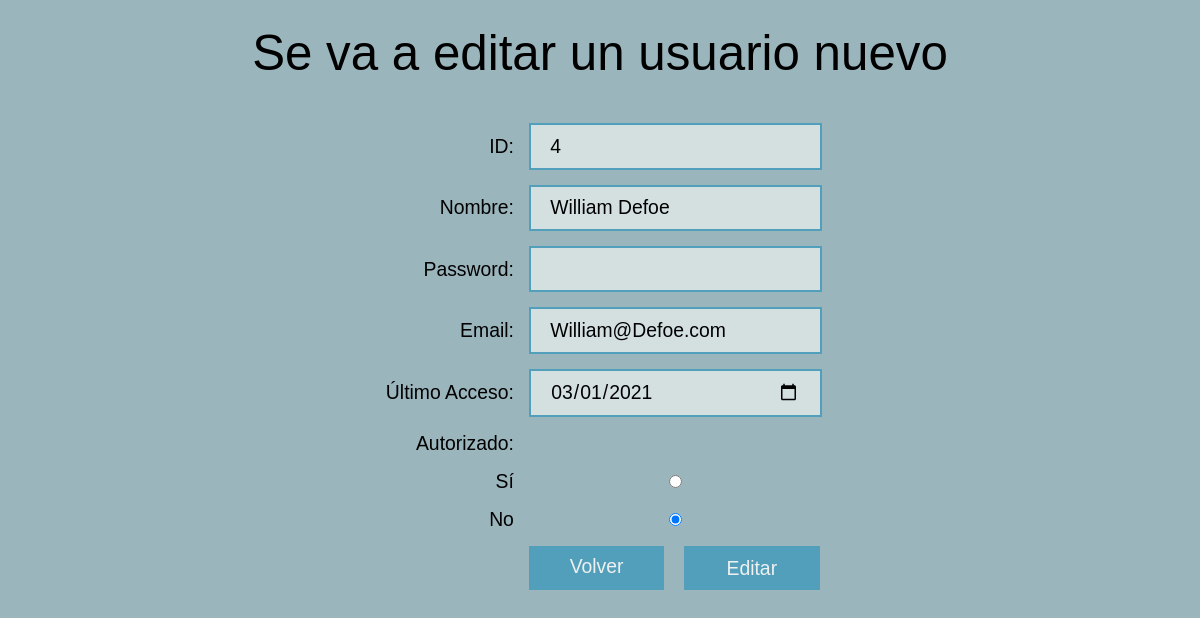
Screenshot of /formUsuarios.php?editar=4 (signed in) with the database file from the repository.
### tables this page shows
CREATE TABLE `user` (
  `UserID` int(11) NOT NULL,
  `BirthDate` date DEFAULT NULL,
  `Email` varchar(100) NOT NULL,
  `Address` varchar(100) DEFAULT NULL,
  `PostalCode` varchar(5) DEFAULT NULL,
  `Password` varchar(50) NOT NULL,
  `City` varchar(50) DEFAULT NULL,
  `State` varchar(50) DEFAULT NULL,
  `FullName` varchar(50) NOT NULL,
  `LastAccess` date DEFAULT NULL,
  `Enabled` int(11) NOT NULL
);

### baseDatos.php (called while the page is built, shortened)
<?php
    Class Connection{
        public function __construct(){
            try{
                $this->conn_db = new PDO('mysql:host='.DB_HOST.'; dbname='.DB_NAME.'', DB_USER, DB_PASS);
                $this->conn_db->setAttribute(PDO::ATTR_ERRMODE, PDO::ERRMODE_EXCEPTION);
                return $this->conn_db;
            }catch(Exception $e){
                echo "Error: " . $e->getLine();
            }
        }
    }
    class Users extends Connection{
        public function getUsuarios($user_id){
            $sql = "SELECT UserID, FullName, Password, Email, LastAccess, Enabled
                    FROM user
                    WHERE UserID =?";
            $stmt=$this->conn_db->prepare($sql);
            $stmt->execute([$user_id]);
            $row=$stmt->fetch(PDO::FETCH_ASSOC);
            if ($row>0){
                return $row;
            } else {
                echo "<div class='feedback'><p>Error al obtener usuario.</p></div>";
            }
        }
    }
?>

### formUsuarios.php (the view, shortened to what this page needs)
<!DOCTYPE html>
<html lang="es">
<head>
    <link rel="stylesheet" type="text/css" href="css/estilos.css">
</head>
<body>
    <?php
        include "baseDatos.php";
        $users = new Users();
    ?>
    <section class="center">
        <?php
            if(isset($_GET['editar'])){
                $user_id = $_GET['editar'];
                $usuarios = $users->getUsuarios($user_id);
                echo "<h2>Se va a editar un usuario nuevo</h2><br>";
            }elseif(isset($_GET['borrar'])){
                $user_id = $_GET['borrar'];
                $usuarios = $users->getUsuarios($user_id);
                echo "<h2>Se va a borrar un usuario nuevo</h2><br>";
            }
        ?>
    <?php
            if(isset($_POST['anadir'])){
                $users->crearUsuario($id, $nombre, $pass, $email, $acceso, $enabled);
            }elseif(isset($_POST['editar'])){
                $users->editarUsuario($id, $nombre, $pass, $email, $acceso, $enabled);
            }elseif(isset($_POST['borrar'])){
                $users->borrarUsuario($id);
            }else{?>
                <form action="formUsuarios.php" method="POST">
                    <label for="id">ID: </label>
                    <input type="number" name="id" id="id" value=<?php echo $usuarios['UserID'];?>>
                    <label for="name">Nombre: </label>
                    <input type="text" name="name" id="name" value="<?php echo $usuarios['FullName'];?>">
                    <label for="pass">Password: </label>
                    <input type="password" name="pass" id="pass" value=<?php echo $usuarios['Password'];?>>
                    <label for="email">Email: </label>
                    <input type="email" name="email" id="email" value=<?php echo $usuarios['Email'];?>>
                    <label for="email">Último Acceso: </label>
                    <input type="date" name="access" id="access" value=<?php echo $usuarios['LastAccess'];?>>
                    <label for="enabled">Autorizado: </label><br>
                    <label for="enabled">Sí</label>
                    <input type="radio" name="enabled" id="enabled" value="1" <?php if ($usuarios['Enabled']=='1') echo 'checked';?>>
                    <label for="enabled">No</label>
                    <input type="radio" name="enabled" id="enabled" value="0" <?php if ($usuarios['Enabled']=='0') echo 'checked';?>>
                    <?php
                        if (isset($_GET['editar'])){
                            echo "<a class='btn-rtn' href='usuarios.php'>Volver</a>
                            <button class='btn-form' input type='submit' name='editar' value='Editar'>Editar</button>";
                        }else if(isset($_GET['borrar'])){
                            echo "<a class='btn-rtn' href='usuarios.php'>Volver</a>
                            <button class='btn-form' input type='submit' name='borrar' value='Borrar'>Borrar</button>";
                        }else{
                            echo "<a class='btn-rtn' href='usuarios.php'>Volver</a>
                            <button class='btn-form' input type='submit' name='anadir' value='Añadir'>Añadir</button>";
                        }
                    ?>
                </form>
        <?php
            }
        ?>
</section>
</body>
</html>

### css/estilos.css (style rules this page uses)
:root { --dark: #529fbb; --med: #9bb5bd; --light: #d4e0e0; --text-dark: #185f8a; --text-light: #eff0f0; }
* { margin: 0; padding: 0; font-size: 1.1rem; font-weight: 100; vertical-align: baseline; font-family: Arial, sans-serif; color: var(--text-darkdark); box-sizing: border-box; border-style: none; text-decoration: none; }
h2 { font-size: 2.8rem; margin-top: 2%; margin-bottom: 2%; }
body { background-color: var(--med); margin: 2% 10%; }
form { display:grid; grid-template-columns: max-content max-content; grid-gap:15px; justify-content: center; align-items: center; }
label { text-align:right; }
input { padding: 0.5em 1em; border-style: solid; border-radius: 0; background-color: var(--light); border-color: var(--dark); }
.center { height: 100%; width: 100%; text-align: center; }
.btn-rtn { background-color: var(--dark); color: var(--text-light); text-decoration: none; text-align: center; display: inline-block; margin-inline-start: 111%; padding: 0.5rem; width: 7em; height: 2.3em; }
.btn-form { background-color: var(--dark); color: var(--text-light); text-decoration: none; display: inline-block; margin-inline-start: 53%; cursor: pointer; width: 7em; height: 2.3em; }

### rows the page displays
user: id "4", name "William Defoe", email "William@Defoe.com", access "03/01/2021", Enabled "☐ Autorizado:", Enabled "☑"
